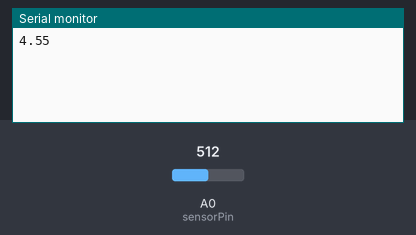
The sketch below on a simulated Arduino Uno, built with avr-gcc and run on an emulated ATmega328P. Parts: the last lines printed to the serial monitor. The test bench sets the inputs (shaded band); at power-on: A0 (sensorPin) = 512.

Above: at 1.2 s.
1.3 s: A0 (sensorPin) set to 716
At 2.7 s:
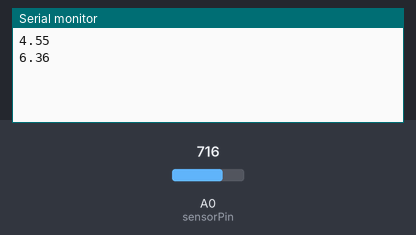
2.8 s: A0 (sensorPin) set to 900
At 5.2 s:
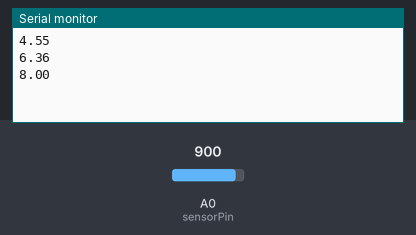
Timing chart, 0 to 6.7 s (numbered marks = the images above; inputs shaded):
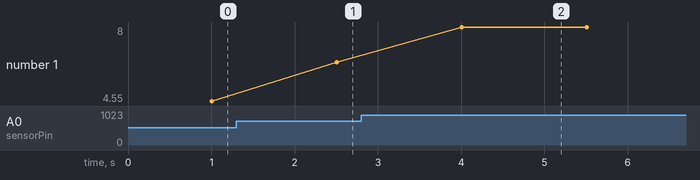

The sketch:

voltage_read.ino
```cpp
int sensorPin = A0;

void setup() {
  Serial.begin(115200);
  while (!Serial);
  Serial.println();
}

void loop() {
  int sensorValue;
  for (int i = 0; i < 20 ; i++) {
    sensorValue = analogRead(sensorPin);
    delay(50);
  }

  float voltage = (float)sensorValue * 3.84 / 432;

  Serial.println(voltage);

  delay(500);
}
```

Measured:
- after the input at 1.3 s, the serial monitor: prints a new line after 1.2 s (image 1)
- after the input at 2.8 s, the serial monitor: prints a new line after 1.2 s (image 2)
- plotted number 1: 4.55 → 6.36 after the input at 1.3 s, 6.36 → 8 after the input at 2.8 s
